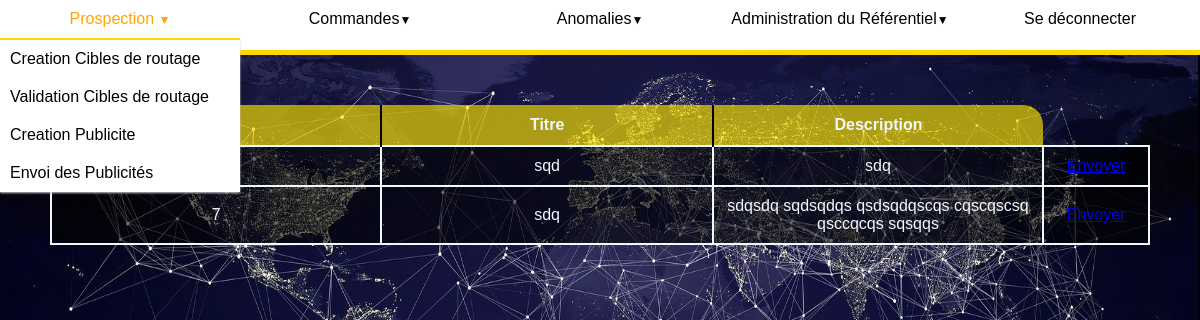
Screenshot of /publicite/envoiPublicite (signed in) with the database file from the repository.
### publicite/models.py (models this page shows)
class Publicite(models.Model):
    cible = models.ForeignKey(Cible, on_delete=models.CASCADE)
    titre = models.CharField(max_length=200)
    description = models.CharField(max_length=500)
    dateenvoi = models.DateTimeField(null=True)
    papierStandard = "PST"
    papierEconomique = "PEC"
    papierSuperieur = "PSU"
    internet = "INT"
    format_choix = [(papierStandard, "format papier standard"),
                    (papierEconomique, "format papier econimique"),
                    (papierSuperieur, "format papier superieur"),
                    (internet, "format internet")]
    format = models.CharField(
        max_length=3, choices=format_choix, default=papierStandard)
    articles = models.ManyToManyField(Article)

### publicite/views.py (the view)
# urls.py: path('envoiPublicite', views.envoiPublicite, name='envoiPublicite'),
@permission_required("utilisateurs.perm_publicite")
def envoiPublicite(request):
    publicites = Publicite.objects.filter(dateenvoi__isnull=True)
    contexte = {'publicites':publicites}
    return render(request, 'publicite/envoiPublicite.html', contexte)

### publicite/templates/publicite/envoiPublicite.html
{% extends 'referentiel/referentiel_view.html' %}
{%block content %}
{% load static %}
<link rel="stylesheet" type="text/css" href="{% static 'publicite/createCible.css' %}">
<div class='contenu'>
    <table class="tableReferentiel">
        <th id=gauche width="30%">Id </th>
        <th class=milieu width="30%">Titre</th>
        <th id=droite width="30%">Description</th>
        {% for i in publicites %}
        <tr class=corps>
            <td>{{i.id}}</td>
            <td>{{i.titre}}</td>
            <td>{{i.description}}</td>
            <td><a href="{% url 'publicite:pubToXML' pk=i.id%}">Envoyer</a></td>
        </tr>
        {% endfor %}
    </table>
</div>
{%endblock content %}

### referentiel/static/referentiel/navigationbar.css (style rules this page uses)
* { margin: 0px; padding: 0px; font-family: Avenir, sans-serif; }

### publicite/static/publicite/createCible.css (style rules this page uses)
body { background-image: url('earth-3866609_1920.jpg'); background-size: 100% 100%; min-height: 700px; }
.tableReferentiel { table-layout: fixed; width: 100%; border-collapse: collapse; }
th { height: 40px; background-color: rgba(255, 230, 0, 0.644); text-align: center; color: aliceblue; }
.milieu { border-right: solid 2px black; border-left: solid 2px black; }
#gauche { border-top-left-radius: 20px; }
#droite { border-top-right-radius: 20px; }
tr { height: 40px; }
.corps>td { border: 2px solid aliceblue; text-align: center; padding: 10px; color: aliceblue; background-color: rgba(0, 0, 0, 0.568); }
.contenu { margin: 50px; }

### rows the page displays
Publicite: titre "sqd", description "sdq"
Publicite: id "7", titre "sdq", description "sdqsdq sqdsqdqs qsdsqdqscqs cqscqscsq qsccqcqs sqsqqs"
